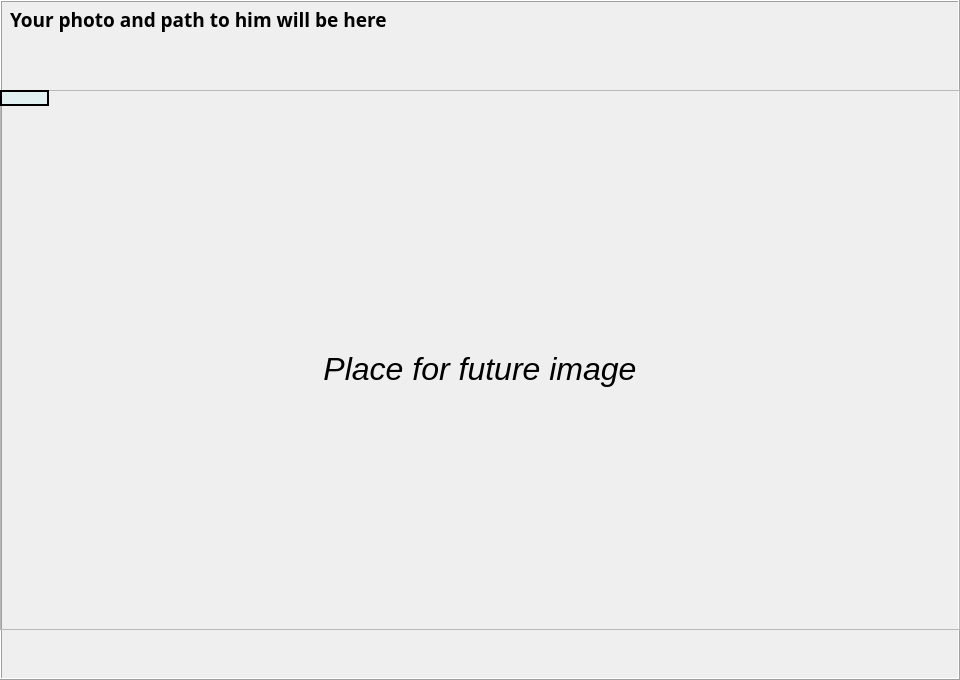
   <widget class="QFrame" name="frame">
    <property name="geometry">
     <rect>
      <x>10</x>
      <y>10</y>
      <width>960</width>
      <height>680</height>
     </rect>
    </property>
    <property name="mouseTracking">
     <bool>true</bool>
    </property>
    <property name="frameShape">
     <enum>QFrame::Box</enum>
    </property>
    <property name="frameShadow">
     <enum>QFrame::Raised</enum>
    </property>
    <widget class="QLabel" name="label_pic">
     <property name="geometry">
      <rect>
       <x>0</x>
       <y>60</y>
       <width>960</width>
       <height>620</height>
      </rect>
     </property>
     <property name="mouseTracking">
      <bool>true</bool>
     </property>
     <property name="autoFillBackground">
      <bool>false</bool>
     </property>
     <property name="styleSheet">
      <string notr="true"/>
     </property>
     <property name="frameShape">
      <enum>QFrame::NoFrame</enum>
     </property>
     <property name="text">
      <string>&lt;!DOCTYPE HTML PUBLIC &quot;-//W3C//DTD HTML 4.0//EN&quot; &quot;http://www.w3.org/TR/REC-html40/strict.dtd&quot;&gt;
&lt;html&gt;&lt;head&gt;&lt;meta name=&quot;qrichtext&quot; content=&quot;1&quot; /&gt;&lt;meta charset=&quot;utf-8&quot; /&gt;&lt;style type=&quot;text/css&quot;&gt;
p, li { white-space: pre-wrap; }
hr { height: 1px; border-width: 0; }
li.unchecked::marker { content: &quot;\2610&quot;; }
li.checked::marker { content: &quot;\2612&quot;; }
&lt;/style&gt;&lt;/head&gt;&lt;body style=&quot; font-family:'Segoe UI'; font-size:9pt; font-weight:400; font-style:normal;&quot;&gt;
&lt;p style=&quot; margin-top:0px; margin-bottom:0px; margin-left:0px; margin-right:0px; -qt-block-indent:0; text-indent:0px;&quot;&gt;&lt;span style=&quot; font-size:24pt; font-style:italic;&quot;&gt;Place for future image&lt;/span&gt;&lt;/p&gt;&lt;/body&gt;&lt;/html&gt;</string>
     </property>
     <property name="textFormat">
      <enum>Qt::MarkdownText</enum>
     </property>
     <property name="scaledContents">
      <bool>false</bool>
     </property>
     <property name="alignment">
      <set>Qt::AlignCenter</set>
     </property>
     <property name="wordWrap">
      <bool>false</bool>
     </property>
    </widget>
    <widget class="QLabel" name="label_4">
     <property name="geometry">
      <rect>
       <x>10</x>
       <y>0</y>
       <width>951</width>
       <height>40</height>
      </rect>
     </property>
     <property name="font">
      <font>
       <family>Source Code Pro</family>
       <pointsize>14</pointsize>
       <bold>true</bold>
      </font>
     </property>
     <property name="styleSheet">
      <string notr="true">border-color: qlineargradient(spread:pad, x1:0, y1:0, x2:1, y2:0, stop:0 rgba(0, 0, 0, 255), stop:1 rgba(255, 255, 255, 255));
border-bottom-color: rgb(0, 0, 0);</string>
     </property>
     <property name="frameShape">
      <enum>QFrame::NoFrame</enum>
     </property>
     <property name="midLineWidth">
      <number>123</number>
     </property>
     <property name="text">
      <string>&lt;html&gt;&lt;head/&gt;&lt;body&gt;&lt;p&gt;&lt;span style=&quot; color:#000000;&quot;&gt;Your photo and path to him will be here&lt;/span&gt;&lt;/p&gt;&lt;/body&gt;&lt;/html&gt;</string>
     </property>
     <property name="textFormat">
      <enum>Qt::RichText</enum>
     </property>
    </widget>
    <widget class="QFrame" name="frame_2">
     <property name="geometry">
      <rect>
       <x>0</x>
       <y>90</y>
       <width>960</width>
       <height>540</height>
      </rect>
     </property>
     <property name="frameShape">
      <enum>QFrame::StyledPanel</enum>
     </property>
     <property name="frameShadow">
      <enum>QFrame::Raised</enum>
     </property>
     <widget class="QLabel" name="label_41">
      <property name="geometry">
       <rect>
        <x>0</x>
        <y>0</y>
        <width>49</width>
        <height>16</height>
       </rect>
      </property>
      <property name="styleSheet">
       <string notr="true">border-color: rgb(15, 131, 255);
background-color: rgba(96, 255, 255, 25);</string>
      </property>
      <property name="frameShape">
       <enum>QFrame::Panel</enum>
      </property>
      <property name="lineWidth">
       <number>2</number>
      </property>
      <property name="text">
       <string/>
      </property>
     </widget>
    </widget>
    <zorder>label_4</zorder>
    <zorder>label_pic</zorder>
    <zorder>frame_2</zorder>
   </widget>
